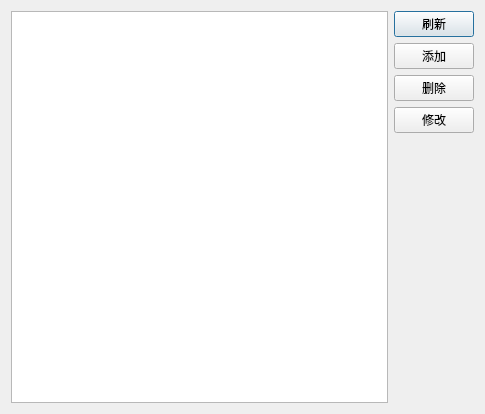
<?xml version="1.0" encoding="UTF-8"?>
<ui version="4.0">
 <class>UnitDialog</class>
 <widget class="QDialog" name="UnitDialog">
  <property name="geometry">
   <rect>
    <x>0</x>
    <y>0</y>
    <width>485</width>
    <height>412</height>
   </rect>
  </property>
  <property name="windowTitle">
   <string>单位设置</string>
  </property>
  <layout class="QGridLayout" name="gridLayout_2">
   <item row="0" column="1">
    <layout class="QGridLayout" name="gridLayout">
     <item row="0" column="0">
      <layout class="QVBoxLayout" name="verticalLayout">
       <item>
        <widget class="QPushButton" name="refresh_btn">
         <property name="text">
          <string>刷新</string>
         </property>
        </widget>
       </item>
       <item>
        <widget class="QPushButton" name="add_btn">
         <property name="text">
          <string>添加</string>
         </property>
        </widget>
       </item>
       <item>
        <widget class="QPushButton" name="del_btn">
         <property name="text">
          <string>删除</string>
         </property>
        </widget>
       </item>
       <item>
        <widget class="QPushButton" name="modify_btn">
         <property name="text">
          <string>修改</string>
         </property>
        </widget>
       </item>
       <item>
        <spacer name="verticalSpacer">
         <property name="orientation">
          <enum>Qt::Orientation::Vertical</enum>
         </property>
         <property name="sizeType">
          <enum>QSizePolicy::Policy::Fixed</enum>
         </property>
         <property name="sizeHint" stdset="0">
          <size>
           <width>20</width>
           <height>270</height>
          </size>
         </property>
        </spacer>
       </item>
      </layout>
     </item>
    </layout>
   </item>
   <item row="0" column="0">
    <widget class="QTableView" name="unit_set_tableView"/>
   </item>
  </layout>
 </widget>
 <resources/>
 <connections/>
</ui>
